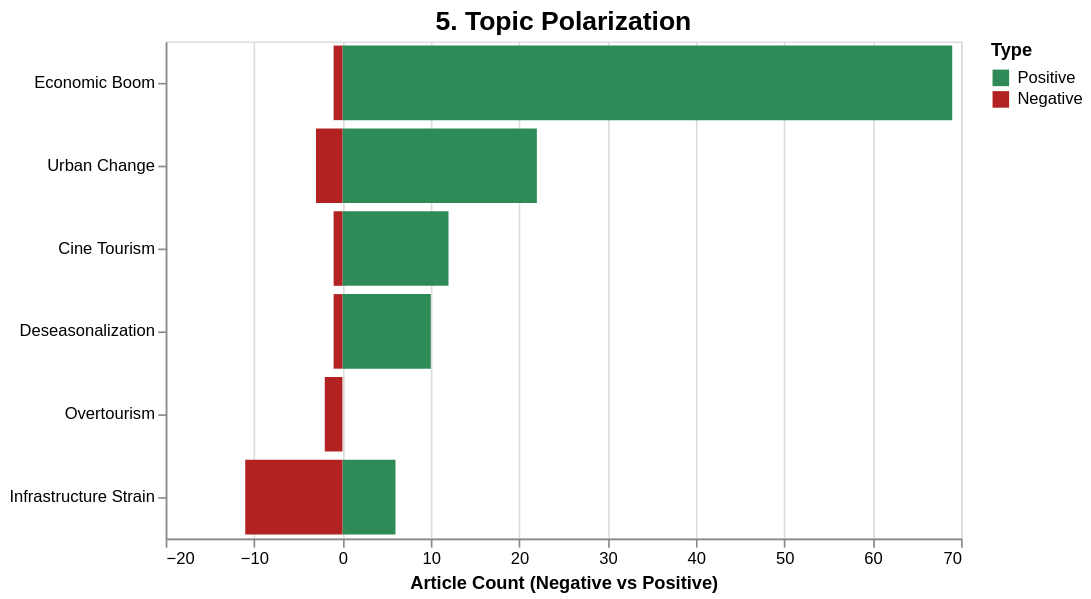

Specify this chart in Vega-Lite:
### Vega-Lite specification from a JSON file in a GitHub repository (floating-point values rounded to 4 significant figures)
{"config": {"view": {"continuousWidth": 300, "continuousHeight": 300}}, "data": {"name": "data-aaad605ddae6cb83e32c361f229f6087"}, "mark": {"type": "bar"}, "encoding": {"color": {"field": "Type", "legend": {"orient": "right"}, "scale": {"domain": ["Positive", "Negative"], "range": ["#2E8B57", "#B22222"]}, "type": "nominal"}, "tooltip": [{"field": "Topic", "type": "nominal"}, {"field": "Type", "type": "nominal"}, {"field": "Count", "type": "quantitative"}], "x": {"field": "Count", "title": "Article Count (Negative vs Positive)", "type": "quantitative"}, "y": {"field": "Topic", "sort": "-x", "title": "", "type": "nominal"}}, "height": 300, "title": {"text": "5. Topic Polarization", "fontSize": 16}, "width": 480, "$schema": "https://vega.github.io/schema/vega-lite/v6.4.1.json", "datasets": {"data-aaad605ddae6cb83e32c361f229f6087": [{"Topic": "Cine Tourism", "Type": "Positive", "Count": 12}, {"Topic": "Cine Tourism", "Type": "Negative", "Count": -1}, {"Topic": "Urban Change", "Type": "Positive", "Count": 22}, {"Topic": "Urban Change", "Type": "Negative", "Count": -3}, {"Topic": "Infrastructure Strain", "Type": "Positive", "Count": 6}, {"Topic": "Infrastructure Strain", "Type": "Negative", "Count": -11}, {"Topic": "Economic Boom", "Type": "Positive", "Count": 69}, {"Topic": "Economic Boom", "Type": "Negative", "Count": -1}, {"Topic": "Overtourism", "Type": "Negative", "Count": -2}, {"Topic": "Deseasonalization", "Type": "Positive", "Count": 10}, {"Topic": "Deseasonalization", "Type": "Negative", "Count": -1}]}}
